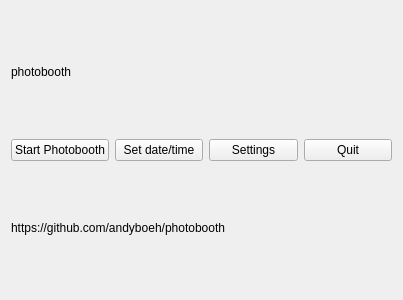
<?xml version="1.0" encoding="UTF-8"?>
<ui version="4.0">
 <class>startWidget</class>
 <widget class="QWidget" name="startWidget">
  <property name="geometry">
   <rect>
    <x>0</x>
    <y>0</y>
    <width>403</width>
    <height>300</height>
   </rect>
  </property>
  <property name="windowTitle">
   <string>Form</string>
  </property>
  <layout class="QVBoxLayout" name="verticalLayout">
   <item>
    <widget class="QLabel" name="lblTitle">
     <property name="text">
      <string>photobooth</string>
     </property>
    </widget>
   </item>
   <item>
    <layout class="QHBoxLayout" name="horizontalLayout">
     <item>
      <widget class="QPushButton" name="btnStart">
       <property name="text">
        <string>Start Photobooth</string>
       </property>
      </widget>
     </item>
     <item>
      <widget class="QPushButton" name="btnSetDateTime">
       <property name="text">
        <string>Set date/time</string>
       </property>
      </widget>
     </item>
     <item>
      <widget class="QPushButton" name="btnSettings">
       <property name="text">
        <string>Settings</string>
       </property>
      </widget>
     </item>
     <item>
      <widget class="QPushButton" name="btnQuit">
       <property name="text">
        <string>Quit</string>
       </property>
      </widget>
     </item>
    </layout>
   </item>
   <item>
    <widget class="QLabel" name="lblUrl">
     <property name="text">
      <string>https://github.com/andyboeh/photobooth</string>
     </property>
    </widget>
   </item>
  </layout>
 </widget>
 <resources/>
 <connections/>
</ui>
